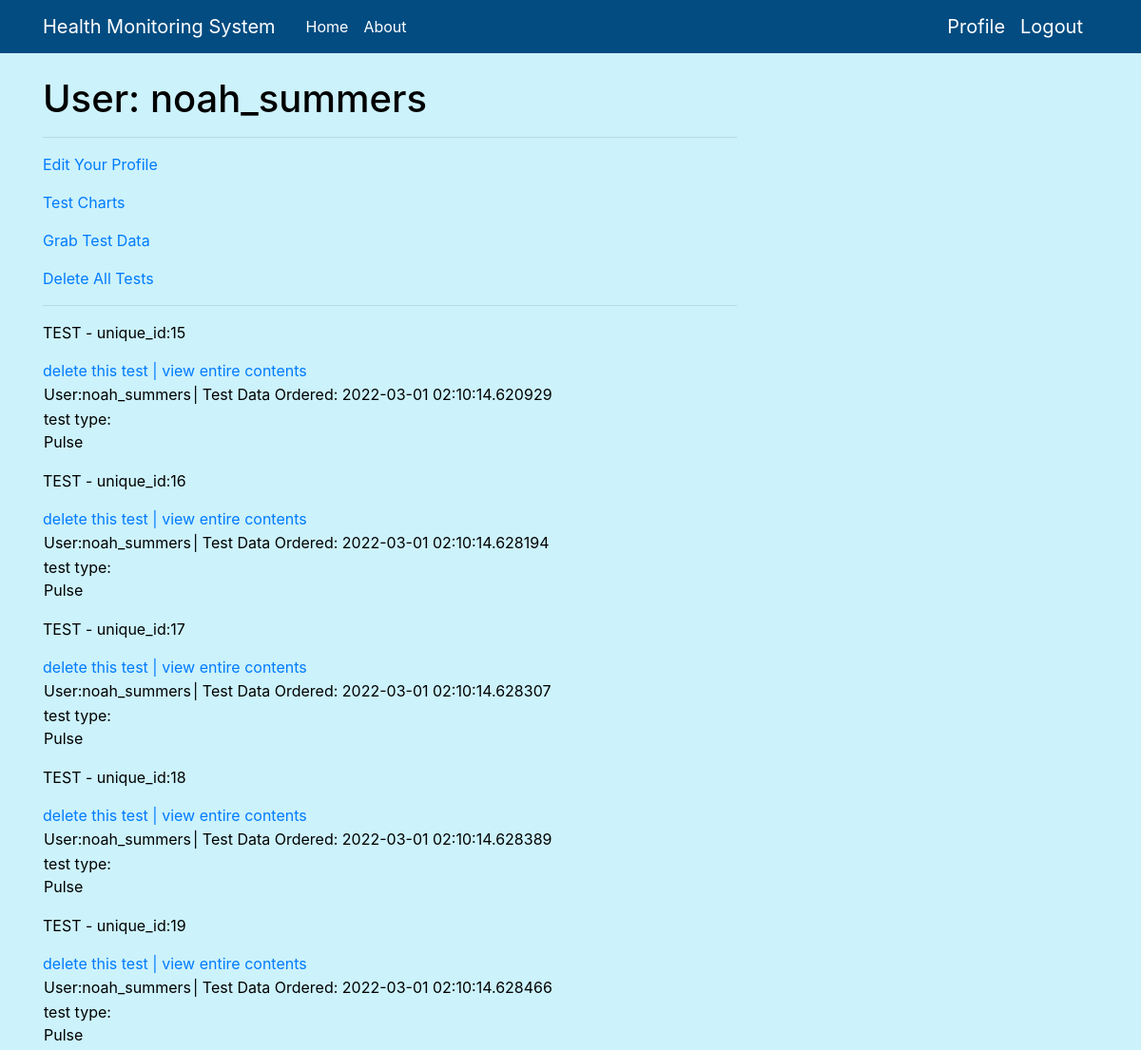
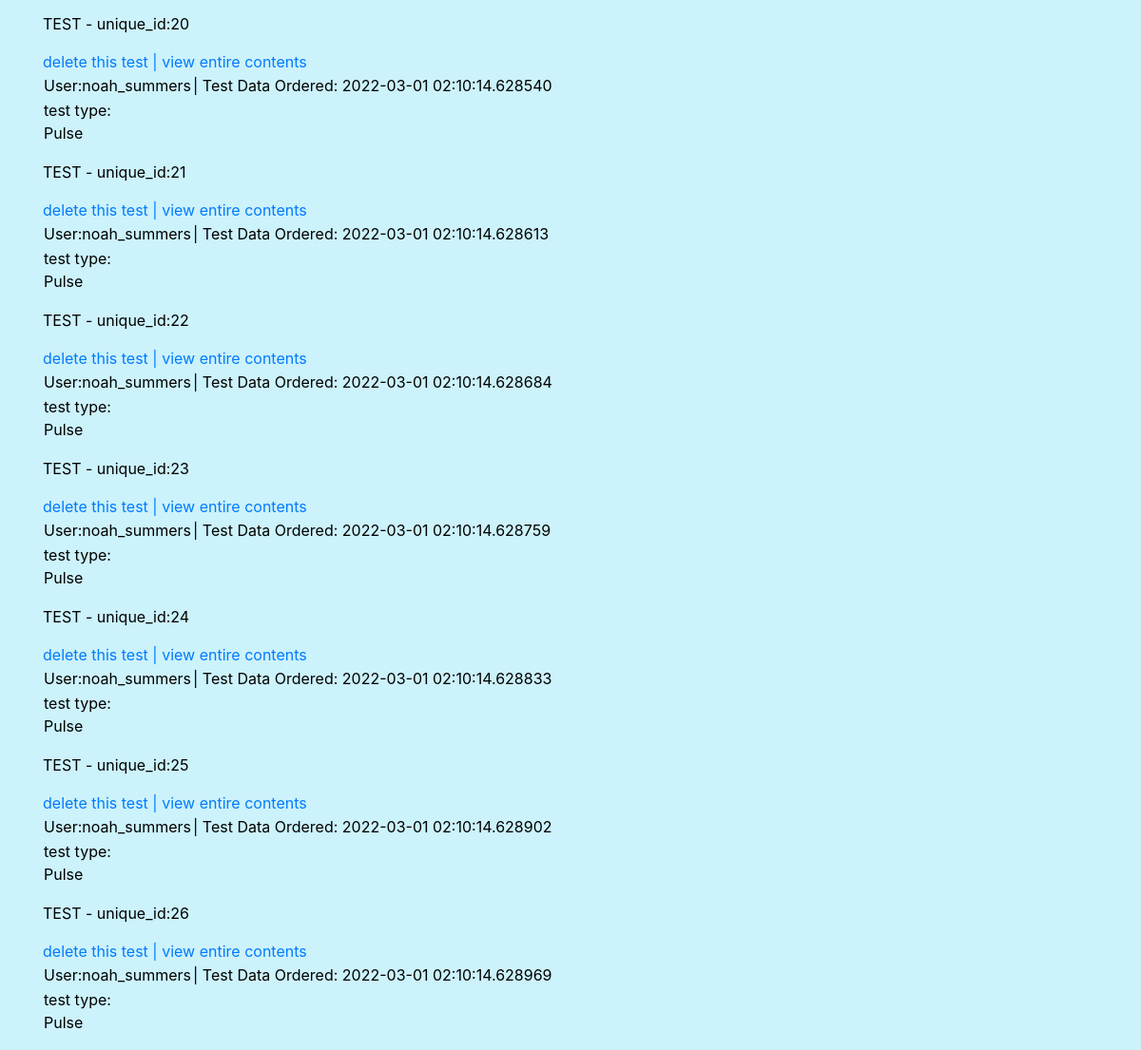
The app's page /user/noah_summers (signed in) with its own data (2 pictures, top to bottom).
### app.py (models this page shows, shortened)
class User(UserMixin, db.Model):
    id = db.Column(db.Integer, primary_key=True)
    username = db.Column(db.String(64), index=True, unique=True)
    email = db.Column(db.String(120), index=True, unique=True)          # email field format is validated
    DOB = db.Column(db.String(6), index=True, unique=True)              # DOB field format is validated
    password_hash = db.Column(db.String(128))
    packets = db.relationship("Packet", backref='author', lazy='dynamic')
    packet_count = db.Column(db.Integer, index=True)                    # TODO: managing the users packet counter
    admin = db.Column(db.Integer, index=True, default=False)

class Packet(db.Model):
    id = db.Column(db.Integer, primary_key=True)
    body = db.Column(db.String(500))
    timestamp = db.Column(db.DateTime, index=True, default=datetime.utcnow)     # this timestamp represents when the test was ordered
    test_taken = db.Column(db.String(50), index=True, default=None)             # this timestamp represents when the test was taken
    user_id = db.Column(db.Integer, db.ForeignKey('user.id'))
    test_type = db.Column(db.String(150), default=None)

### app.py (the view)
@app.route('/user/<username>')
@login_required
def user(username):
    user = User.query.filter_by(username=username).first_or_404()
    return render_template('user.html', user=user, packets=user.packets.all())

### app.py (called while the page is built)
@login.user_loader
def load_user(id):
    return User.query.get(int(id))

### templates/user.html (shortened to what this page needs)
{% extends "base.html" %}
{% block content %}
    <h1>User: {{ user.username }}</h1>
    <hr>
    {% if user == current_user %}
    <p><a href="{{ url_for('edit_profile') }}">Edit Your Profile</a></p>
    <p><a href="{{ url_for('test_chart', username=current_user.username)}}">Test Charts</a></p>
    <p><a href="{{ url_for('newtest', username=current_user.username) }}">Grab Test Data</a></p>
    <p><a href="{{ url_for('delete_all_tests', username=current_user.username) }}">Delete All Tests</a></p>
    <hr>
    {% for packet in packets %}
    <p>
        {% include '_packet.html' %}
    </p>
    {% endfor %}
    {% endif %}
{% endblock %}

### templates/_packet.html
<table>
        <tr valign="top">
            <p> TEST - unique_id:{{packet.id}} </p>
            <td>User:{{ packet.author.username}}    </td>
            <td> |   Test Data Ordered: {{packet.timestamp}}</td>
        <a href="{{ url_for('deletetest', username=current_user.username, packet_id=packet.id) }}">delete this test  </a>
        <a href="{{ url_for('open_packet', username=current_user.username, packet_id=packet.id) }}">   |  view entire contents</a>
        </tr>
        <td> test type:<br>{{ packet.test_type }} </td>
    </table>

### static/main.css (style rules this page uses)
body { background: #ccf2fb; color: #000000; margin-top: 5rem; }
h1, h2, h3, h4, h5, h6 { color: #000000; }

### records on screen
User: username "noah_summers"
Packet: id "15", author.username "noah_summers", timestamp "2022-03-01 02:10:14.620929", test_type "Pulse"
Packet: id "16", author.username "noah_summers", timestamp "2022-03-01 02:10:14.628194", test_type "Pulse"
Packet: id "17", author.username "noah_summers", timestamp "2022-03-01 02:10:14.628307", test_type "Pulse"
Packet: id "18", author.username "noah_summers", timestamp "2022-03-01 02:10:14.628389", test_type "Pulse"
Packet: id "19", author.username "noah_summers", timestamp "2022-03-01 02:10:14.628466", test_type "Pulse"
Packet: id "20", author.username "noah_summers", timestamp "2022-03-01 02:10:14.628540", test_type "Pulse"
Packet: id "21", author.username "noah_summers", timestamp "2022-03-01 02:10:14.628613", test_type "Pulse"
Packet: id "22", author.username "noah_summers", timestamp "2022-03-01 02:10:14.628684", test_type "Pulse"
Packet: id "23", author.username "noah_summers", timestamp "2022-03-01 02:10:14.628759", test_type "Pulse"
Packet: id "24", author.username "noah_summers", timestamp "2022-03-01 02:10:14.628833", test_type "Pulse"
Packet: id "25", author.username "noah_summers", timestamp "2022-03-01 02:10:14.628902", test_type "Pulse"
Packet: id "26", author.username "noah_summers", timestamp "2022-03-01 02:10:14.628969", test_type "Pulse"
